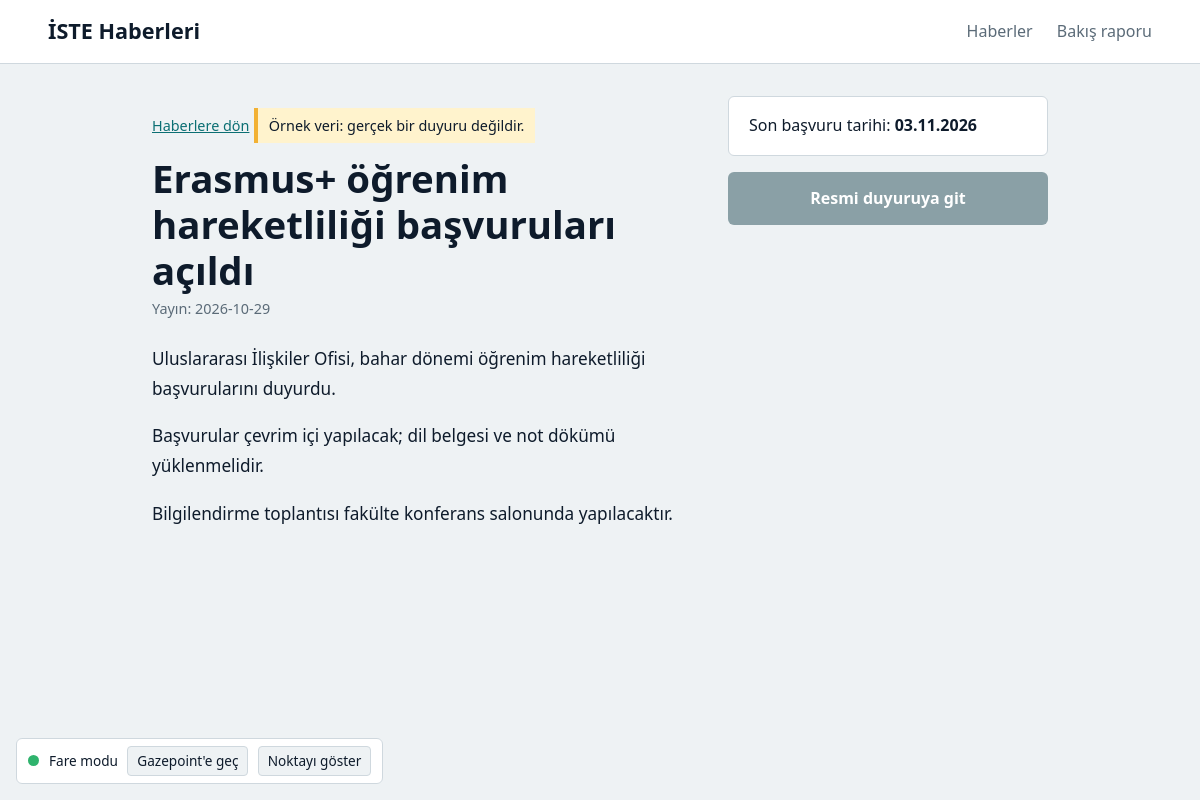
Screenshot of /haber/2 with the database file from the repository.
### tables this page shows
CREATE TABLE haberler (
            id           INTEGER PRIMARY KEY AUTOINCREMENT,
            baslik       TEXT NOT NULL,
            icerik       TEXT,
            url          TEXT UNIQUE,          -- aynı haber iki kez eklenmesin
            tarih        TEXT,                 -- yayın tarihi  (YYYY-MM-DD)
            son_tarih    TEXT,                 -- başvuru bitişi (YYYY-MM-DDTHH:MM:SS) veya NULL
            tarih_kaynak TEXT,                 -- 'otomatik' | 'elle' | 'demo'
            kategori     TEXT                  -- 'haber' | 'duyuru' | 'akademik'
        );

### app.py (the view)
@app.route("/haber/<int:haber_id>")
def haber_detay(haber_id):
    with db_baglan() as db:
        h = db.execute("SELECT * FROM haberler WHERE id = ?", (haber_id,)).fetchone()
    if h is None:
        abort(404)
    paragraflar = [p for p in (h["icerik"] or "").split("\n") if p.strip()]
    return render_template("haber.html", h=h, paragraflar=paragraflar)

### app.py (called while the page is built)
@app.before_request
def oturum_hazirla():
    if request.endpoint == "static":
        return
    if "oturum" not in session:
        session["oturum"] = uuid.uuid4().hex                      # anonim kimlik
        session["varyant"] = random.choice(["kitlik", "kontrol"])  # rastgele grup
    secilen = request.args.get("v")
    if secilen in ("kitlik", "kontrol"):
        session["varyant"] = secilen

@app.context_processor
def sablon_degiskenleri():
    return {"varyant": session.get("varyant", "kitlik")}

@app.template_filter("tr_tarih")
def tr_tarih(iso):
    if not iso:
        return ""
    return datetime.fromisoformat(iso).strftime("%d.%m.%Y")

### db.py (called while the page is built)
@contextmanager
def db_baglan():
    baglanti = sqlite3.connect(DB_YOLU)
    baglanti.row_factory = sqlite3.Row      # sütunlara isimle erişmek için: satir["baslik"]
    try:
        yield baglanti
        baglanti.commit()
    finally:
        baglanti.close()

### templates/haber.html (shortened to what this page needs)
{% extends "base.html" %}
{% block haber_id %}{{ h['id'] }}{% endblock %}
{% block icerik %}
<div class="detay">
  <article class="metin">
    <a class="geri" href="{{ url_for('anasayfa') }}">Haberlere dön</a>
    {% if h['tarih_kaynak'] == 'demo' %}
      <p class="etiket-ornek">Örnek veri: gerçek bir duyuru değildir.</p>
    {% endif %}
    <h1 data-aoi="baslik">{{ h['baslik'] }}</h1>
    <p class="yayin">Yayın: {{ h['tarih'] }}</p>
    <div class="govde" data-aoi="icerik">
      {% for p in paragraflar %}<p>{{ p }}</p>{% endfor %}
    </div>
  </article>
  {% if h['son_tarih'] %}
  <aside class="yan">
    {% if varyant == 'kitlik' %}
      <div class="geri-sayim" data-aoi="geri-sayim" data-bitis="{{ h['son_tarih'] }}+03:00">
        <p class="sayac-etiket">Başvurunun bitmesine</p>
        <div class="sayac" aria-live="off"></div>
        <p class="sayac-not">
          Son gün: {{ h['son_tarih'] | tr_tarih }}
          {% if h['tarih_kaynak'] == 'otomatik' %}<br>Tarih haber metninden otomatik bulundu; resmi duyuruyu kontrol et.{% endif %}
        </p>
      </div>
    {% else %}
      <div class="tarih-sade" data-aoi="tarih-bilgisi">
        <p>Son başvuru tarihi: <strong>{{ h['son_tarih'] | tr_tarih }}</strong></p>
      </div>
    {% endif %}
    <a class="buton" data-aoi="basvuru-butonu" data-haber-id="{{ h['id'] }}"
       {% if h['url'] and h['url'].startswith('http') %}href="{{ h['url'] }}" target="_blank" rel="noopener"
       {% else %}href="#" aria-disabled="true"{% endif %}>
      Resmi duyuruya git
    </a>
  </aside>
  {% endif %}
</div>
{% endblock %}

### static/style.css (style rules this page uses)
:root { --zemin: #eef2f4; --kagit: #ffffff; --murekkep: #0e1b2b; --soluk: #5b6b78; --cizgi: #cfd8de; --deniz: #0b6f73; --pano: #0e1b2b; --kehribar: #f2b134; --kirmizi: #ff5a4e; --sakin: #7fd1c7; --baslik-font: "Bahnschrift", "DIN Alternate", "Arial Narrow", system-ui, sans-serif; --metin-font: "Segoe UI", system-ui, -apple-system, sans-serif; }
* { box-sizing: border-box; }
body { margin: 0; background: var(--zemin); color: var(--murekkep); font-family: var(--metin-font); line-height: 1.6; }
a { color: var(--deniz); }
h1, h2 { font-family: var(--baslik-font); line-height: 1.2; }
.detay { display: grid; grid-template-columns: minmax(0, 1fr) 20rem; gap: 2.5rem; align-items: start; }
.geri { font-size: .9rem; }
.metin h1 { font-size: clamp(1.7rem, 3.2vw, 2.4rem); margin: .75rem 0 .25rem; }
.yayin { color: var(--soluk); margin: 0 0 1.5rem; font-size: .9rem; }
.govde { max-width: 38rem; font-size: 1.075rem; line-height: 1.75; }
.etiket-ornek { display: inline-block; background: #fff3cd; border-left: 4px solid var(--kehribar); padding: .35rem .7rem; font-size: .9rem; margin: .75rem 0 0; }
.yan { position: sticky; top: 1.5rem; display: grid; gap: 1rem; }
.tarih-sade { background: var(--kagit); border: 1px solid var(--cizgi); border-radius: 6px; padding: 1rem 1.25rem; }
.tarih-sade p { margin: 0; }
.buton { display: block; text-align: center; text-decoration: none; background: var(--deniz); color: #fff; padding: .85rem 1rem; border-radius: 6px; font-weight: 600; }
.buton[aria-disabled="true"] { background: #8aa0a6; cursor: not-allowed; }

### rows the page displays
haberler: baslik "Erasmus+ öğrenim hareketliliği başvuruları açıldı", tarih "2026-10-29", son_tarih|tr_tarih "03.11.2026"

### other values shown
{{ p }} "Uluslararası İlişkiler Ofisi, bahar dönemi öğrenim hareketliliği başvurularını duyurdu." "Başvurular çevrim içi yapılacak; dil belgesi ve not dökümü yüklenmelidir." "Bilgilendirme toplantısı fakülte konferans salonunda yapılacaktır."
